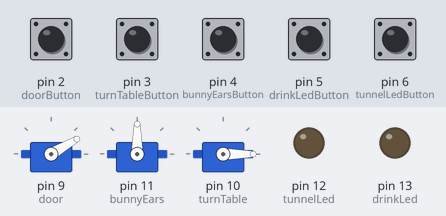
Recording of a sketch running on a simulated Arduino Uno, built with avr-gcc and run on an emulated ATmega328P. Shown: 3 × servo, output pins drawn as LEDs (lit = HIGH). Dashed ring = blinking. Inputs (shaded band) come from the test bench; at power-on: pin 2 (doorButton), pin 3 (turnTableButton), pin 4 (bunnyEarsButton), pin 5 (drinkLedButton), pin 6 (tunnelLedButton) HIGH.

Above: at 1.2 s.
1.3 s: pin 6 (tunnelLedButton) pulled LOW for 1 s
At 1.42 s:
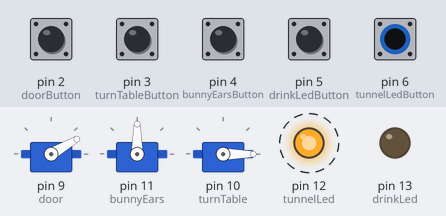
4.3 s: pin 2 (doorButton) pulled LOW for 0.15 s
At 4.43 s:
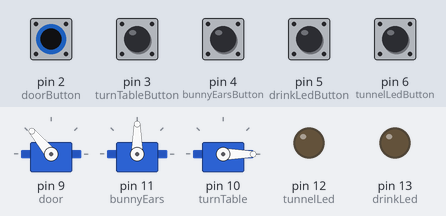
6.0 s: pin 3 (turnTableButton) pulled LOW for 0.15 s
At 6.08 s:
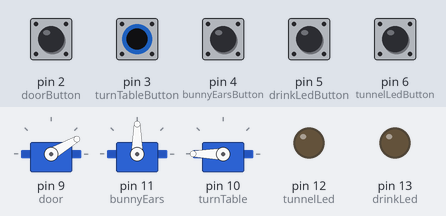
7.6 s: pin 4 (bunnyEarsButton) pulled LOW for 0.15 s
At 7.73 s:
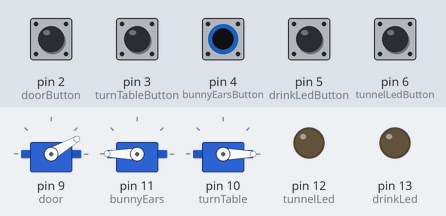
9.3 s: pin 5 (drinkLedButton) pulled LOW for 0.15 s
At 9.38 s:
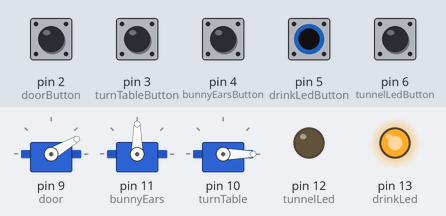
10.9 s: pin 2 (doorButton) driven LOW and pin 6 (tunnelLedButton) driven LOW
At 11.04 s:
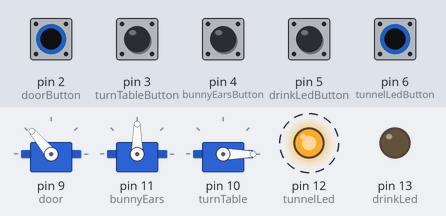
Timing chart, 0 to 14.9 s (numbered marks = the images above; inputs shaded):
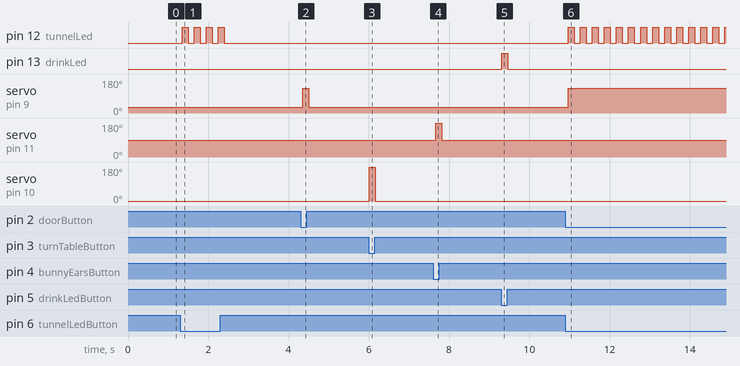

Measured:
- after the input at 1.3 s, pin 12 (tunnelLed): alternates HIGH for 0.15 s and LOW for 0.15 s, 8 changes in all, then stays LOW, starting after 0.05 s
- after the input at 4.3 s, servo on pin 9 (door): 30° → 130° after 0.06 s, → 30° 0.15 s later
- after the input at 6.0 s, servo on pin 10 (turnTable): 0° → 180° at once, → 0° 0.15 s later
- after the input at 7.6 s, servo on pin 11 (bunnyEars): 90° → 180° after 0.06 s, → 90° 0.15 s later
- after the input at 9.3 s, pin 13 (drinkLed): LOW → HIGH at once, → LOW 0.15 s later
- after the input at 10.9 s, pin 12 (tunnelLed): alternates HIGH for 0.15 s and LOW for 0.15 s, starting after 0.07 s; servo on pin 9 (door): 30° → 130° after 0.07 s

The sketch:

AliceInWonderland_FULLCODE.ino
```cpp
//Alice in Wonderland

//Team Name: The Sillies
//Team Members: Miranda Cruz and Leah Barragan
//Description: In this program, we have included five interactions that each consist of a button and copper tape.


#include <Servo.h>
Servo doorServo;
Servo bunnyServo;
Servo turnServo;

//VARIABLES FOR OUTPUTS (SERVOS, LEDS)
#define door 9
#define turnTable 10
#define bunnyEars 11
#define tunnelLed 12
#define drinkLed 13

//VARIABLES FOR INPUTS (BUTTONS)
#define doorButton 2
#define turnTableButton 3
#define bunnyEarsButton 4
#define drinkLedButton 5
#define tunnelLedButton 6


//SETTING UP SERVOS, BUTTONS, LEDS
void setup() {
  doorServo.attach(door);
  bunnyServo.attach(bunnyEars);
  turnServo.attach(turnTable);
  pinMode(tunnelLed, OUTPUT);
  pinMode(drinkLed, OUTPUT);

  pinMode(doorButton, INPUT_PULLUP);
  pinMode(turnTableButton, INPUT_PULLUP);
  pinMode(bunnyEarsButton, INPUT_PULLUP);
  pinMode(drinkLedButton, INPUT_PULLUP);
  pinMode(tunnelLedButton, INPUT_PULLUP);
}


//LOGIC (All if statements use an ! because an internal resistor inverts the values of "on" and "off". We did this for neater code.)
void loop() {
  //conditional statement: if the switch is activated, turn on the blue LED for the shrink potion
  digitalWrite(drinkLed, !digitalRead(drinkLedButton));


  //conditional statement: if the switch is activated, turn on the red LEDs present in the tunnel
  if(!digitalRead(tunnelLedButton))digitalWrite(tunnelLed, !digitalRead(tunnelLed));
  else digitalWrite(tunnelLed, LOW);

  //conditional statement: if the switch is activated, turn the servo 130 degrees to mimic the opening of a door
  if(!digitalRead(doorButton))
      doorServo.write(130);
  else
    doorServo.write(30);

  //conditional statement: if the switch is activated, turn the servo 180 degrees to reveal a big Alice
  if(!digitalRead(turnTableButton))
      turnServo.write(180);
  else
    turnServo.write(0);

  //conditional statement: if the switch is activated, turn the servo 180 degrees to mimic the rabbit's ears moving
  if(!digitalRead(bunnyEarsButton))
      bunnyServo.write(180);
  else
    bunnyServo.write(90);

  //code that gives the red tunnel LEDs the blinking effect
  delay(150);
}
```

AliceInWonderland_1.ino
```cpp
//Mechanism 1: Alice follows the rabbit down the rabbithole and the inside lights up
```

AliceInWonderland_2.ino
```cpp
//Mechanism 2: Alice gets pulled down the rabbit hole and the drink me potion lights up
```

AliceInWonderland_5.ino
```cpp
//Mechanism 5: 
```
